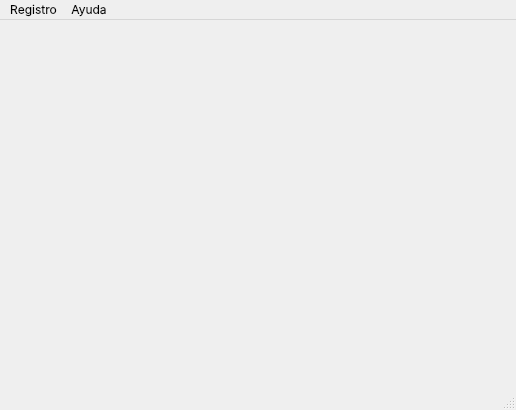
<?xml version="1.0" encoding="UTF-8"?>
<ui version="4.0">
 <class>MainWindow</class>
 <widget class="QMainWindow" name="MainWindow">
  <property name="enabled">
   <bool>true</bool>
  </property>
  <property name="geometry">
   <rect>
    <x>0</x>
    <y>0</y>
    <width>516</width>
    <height>410</height>
   </rect>
  </property>
  <property name="minimumSize">
   <size>
    <width>516</width>
    <height>410</height>
   </size>
  </property>
  <property name="maximumSize">
   <size>
    <width>516</width>
    <height>410</height>
   </size>
  </property>
  <property name="font">
   <font>
    <family>Inter</family>
    <pointsize>9</pointsize>
   </font>
  </property>
  <property name="windowTitle">
   <string>Sistema de Ventas V1.0</string>
  </property>
  <widget class="QWidget" name="centralwidget"/>
  <widget class="QMenuBar" name="menubar">
   <property name="geometry">
    <rect>
     <x>0</x>
     <y>0</y>
     <width>516</width>
     <height>21</height>
    </rect>
   </property>
   <widget class="QMenu" name="menuRegistro">
    <property name="font">
     <font>
      <family>Inter</family>
     </font>
    </property>
    <property name="title">
     <string>Registro</string>
    </property>
    <addaction name="actionMedicos"/>
    <addaction name="actionEspecialidades"/>
    <addaction name="actionAreas"/>
   </widget>
   <widget class="QMenu" name="menuAcerca_de">
    <property name="font">
     <font>
      <family>Inter</family>
     </font>
    </property>
    <property name="title">
     <string>Ayuda</string>
    </property>
    <addaction name="actionAcerca_de"/>
   </widget>
   <addaction name="menuRegistro"/>
   <addaction name="menuAcerca_de"/>
  </widget>
  <widget class="QStatusBar" name="statusbar"/>
  <action name="actionComprobantes">
   <property name="text">
    <string>Comprobantes</string>
   </property>
  </action>
  <action name="actionMedicos">
   <property name="icon">
    <iconset>
     <normaloff>../View/images/customer.png</normaloff>../View/images/customer.png</iconset>
   </property>
   <property name="text">
    <string>Médicos</string>
   </property>
   <property name="font">
    <font>
     <family>Inter</family>
    </font>
   </property>
  </action>
  <action name="actionEspecialidades">
   <property name="icon">
    <iconset>
     <normaloff>../View/images/employee.png</normaloff>../View/images/employee.png</iconset>
   </property>
   <property name="text">
    <string>Especialidades</string>
   </property>
   <property name="font">
    <font>
     <family>Inter</family>
    </font>
   </property>
  </action>
  <action name="actionAreas">
   <property name="icon">
    <iconset>
     <normaloff>../View/images/producto.png</normaloff>../View/images/producto.png</iconset>
   </property>
   <property name="text">
    <string>Áreas</string>
   </property>
   <property name="font">
    <font>
     <family>Inter</family>
    </font>
   </property>
  </action>
  <action name="actionProveedor">
   <property name="icon">
    <iconset>
     <normaloff>../View/images/proveedor.png</normaloff>../View/images/proveedor.png</iconset>
   </property>
   <property name="text">
    <string>Proveedor</string>
   </property>
   <property name="font">
    <font>
     <family>Inter</family>
    </font>
   </property>
  </action>
  <action name="actionVista_previa">
   <property name="text">
    <string>Vista previa</string>
   </property>
   <property name="font">
    <font>
     <family>Inter</family>
    </font>
   </property>
  </action>
  <action name="actionAcerca_de">
   <property name="text">
    <string>Acerca de</string>
   </property>
   <property name="font">
    <font>
     <family>Inter</family>
    </font>
   </property>
  </action>
 </widget>
 <resources/>
 <connections/>
</ui>
